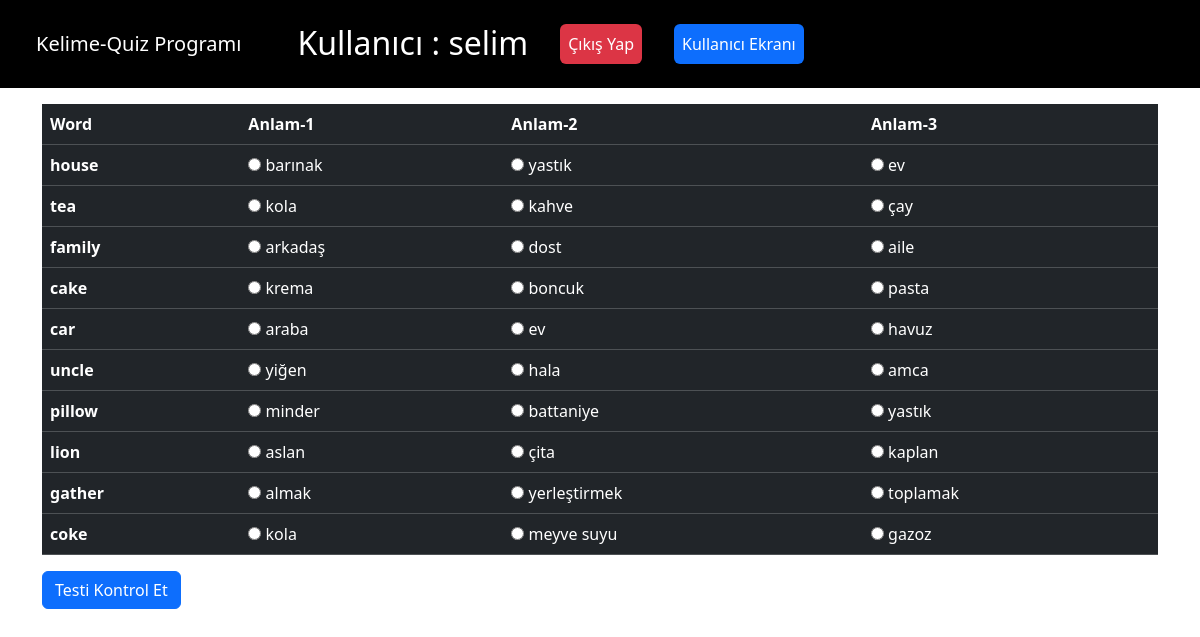
Page /wordPage/10/ (signed in) on the committed database.
### wordDemo/models.py (models this page shows, shortened)
class Words(models.Model):
    word_id = models.AutoField(primary_key=True)
    word = models.CharField(max_length=63, blank=True, null=True)
    true_word = models.CharField(max_length=63, blank=True, null=True)
    false_word1 = models.CharField(max_length=63, blank=True, null=True)
    false_word2 = models.CharField(max_length=63, blank=True, null=True)
    class Meta:
        managed = True
        db_table = 'words'

### wordDemo/views.py (the view, shortened to what this page needs)
# urls.py: path('wordPage/<int:number_question>/',wordPage , name='wordPage'),
def wordPage(request,number_question = None):
    try:
        number_question = int(number_question)  # Parametreyi integera dönüştür
        if number_question <= 0:
            raise ValueError("Soru sayısı sıfır veya negatif olamaz.")
    except ValueError:
        raise Http404("Geçersiz soru sayısı.")
    if number_question is None:
        number_question = request.session.get('number_question',10)
    else:
        request.session['number_question'] = int(number_question)
    user_id = request.session.get('user_id')
    if not user_id:
        return redirect('loginPage')  # Kullanıcı kimliği yoksa yönlendirme
    if request.method == 'GET':
        bugun = datetime.date.today()
        correct_word_ids = CorrectAnswers.objects.filter(user_id=user_id).values_list('word_id', flat=True)
        correct_word_ids_today = CorrectAnswers.objects.filter(user_id = user_id , next_date=bugun).values_list('word_id', flat=True)
        print(type(correct_word_ids_today))
        kelimeler = Words.objects.exclude(word_id__in=correct_word_ids).order_by('?')
        if correct_word_ids_today:
            kelimeler_today = Words.objects.filter(word_id__in=correct_word_ids_today)
            kelimeler = (kelimeler | kelimeler_today).distinct()
        kelimeler = kelimeler[:number_question]
        for kelime in kelimeler:
            mixed_words = [kelime.true_word, kelime.false_word1, kelime.false_word2]
            random.shuffle(mixed_words)
            kelime.random_words = mixed_words  # Rastgele karıştırılmış kelimeler
        update_next_date_and_correct_count(user_id)
    else:
        kelimeler = request.session.get('kelimeler', [])
    context = {
        'kelimeler': kelimeler,
        'kelime_sayisi':number_question
    }
    return render(request, 'partials/main.html', context)  # Şablonu render edin

### templates/partials/main.html (shortened to what this page needs)
{% extends "home.html" %}
{% block content %}
{% if request.session.user_id %}
<form method="POST">
<main class="container">
    {% if kelimeler %}
        <table class="table table-hover table-dark">
            <thead>
            <tr>
                <th scope="col">Word</th>
                <th scope="col">Anlam-1</th>
                <th scope="col">Anlam-2</th>
                <th scope="col">Anlam-3</th>
            </tr>
            </thead>
            <tbody>
                {% for kelime in kelimeler %}
                <tr>
                    <th scope="row">{{ kelime.word }}</th>
                    {% for word in kelime.random_words %}
                    <td>
                        <input type="radio" name="kelime_{{ kelime.word_id }}" value="{{ word }}">
                        {{ word }}
                    </td>
                    {% endfor %}
                </tr>
                {% endfor %}
            </tbody>
        </table>
        <button type='submit' class="btn btn-primary">Testi Kontrol Et</button>
    {% endif %}
</form>
    {% endif %}
{% endblock %}

### templates/home.html (shortened to what this page needs)
{% load static %}
<!DOCTYPE html>
<html lang="en">
<head>
    <link href="https://cdn.jsdelivr.net/npm/bootstrap@5.3.3/dist/css/bootstrap.min.css" rel="stylesheet">
</head>
<body>
    {% include "partials/nav.html" %}
    {% block content %}
    {% endblock content %}
</body>
</html>

### templates/partials/nav.html (shortened to what this page needs)
{% load static %}
<nav class="navbar navbar-expand-lg" style="background-color: black; margin-bottom: 1rem;" >
    <div class="container-fluid">
      <a class="navbar-brand text-white px-4" href="{% url "homePage" %}">Kelime-Quiz Programı</a>
      <div class="collapse navbar-collapse" id="navbarNav">
        <ul class="navbar-nav">
            {% if request.session.user_id %}
                <h2 class="text-white rounded m-3">Kullanıcı : {{request.session.username}}</h2>
                <li class="nav-item">
                    <a class="nav-link btn bg-danger text-white m-3" href="{% url "logOut" %}">Çıkış Yap</a>
                </li>
                <br>
                <li class="nav-item">
                  <a class="nav-link btn bg-primary text-white m-3" href="{% url "userProfil" %}">Kullanıcı Ekranı</a>
                </li>
            {% endif %}
        </ul>
      </div>
    </div>
</nav>

### rows in the picture
Words: word "house", random_words "barınak" "yastık" "ev"
Words: word "tea", random_words "kola" "kahve" "çay"
Words: word "family", random_words "arkadaş" "dost" "aile"
Words: word "cake", random_words "krema" "boncuk" "pasta"
Words: word "car", random_words "araba" "ev" "havuz"
Words: word "uncle", random_words "yiğen" "hala" "amca"
Words: word "pillow", random_words "minder" "battaniye" "yastık"
Words: word "lion", random_words "aslan" "çita" "kaplan"
Words: word "gather", random_words "almak" "yerleştirmek" "toplamak"
Words: word "coke", random_words "kola" "meyve suyu" "gazoz"

### other values in the picture
{{ request.session.username }} "selim"
